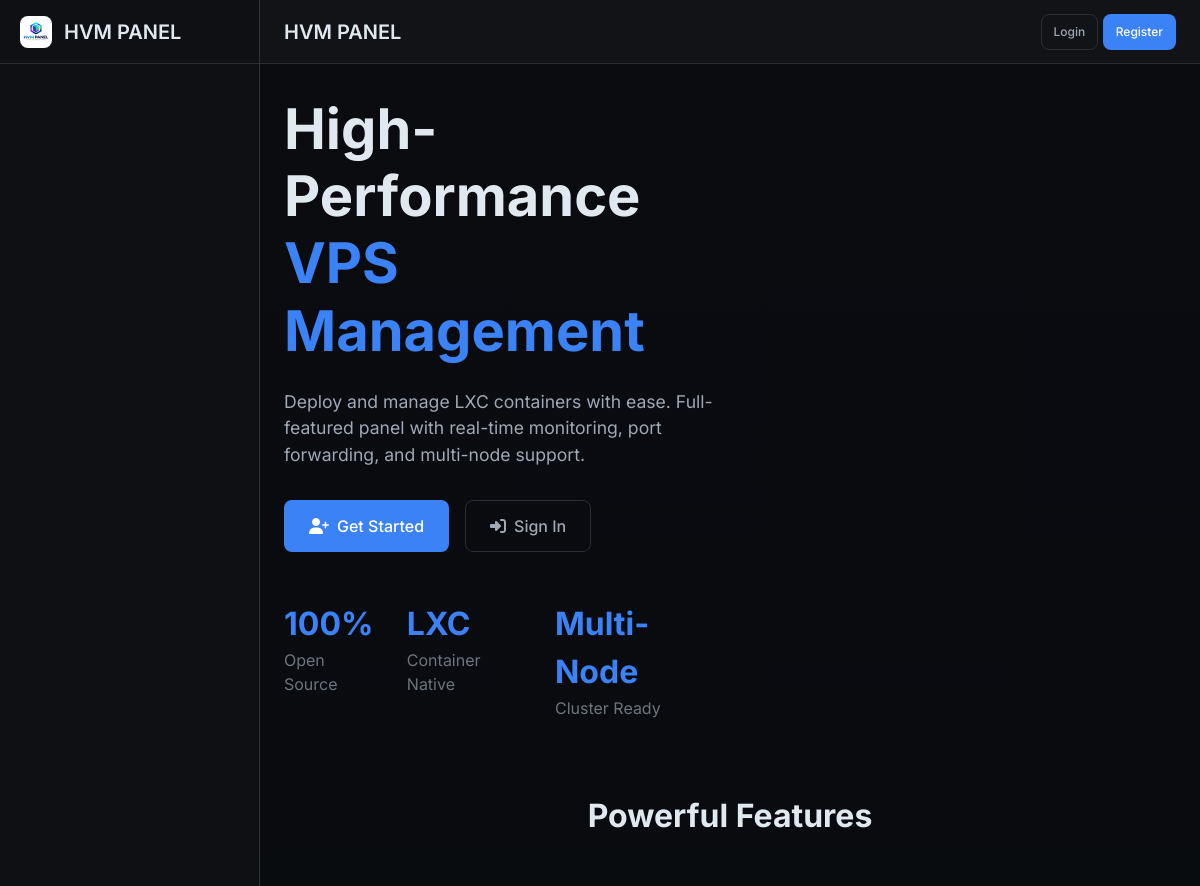
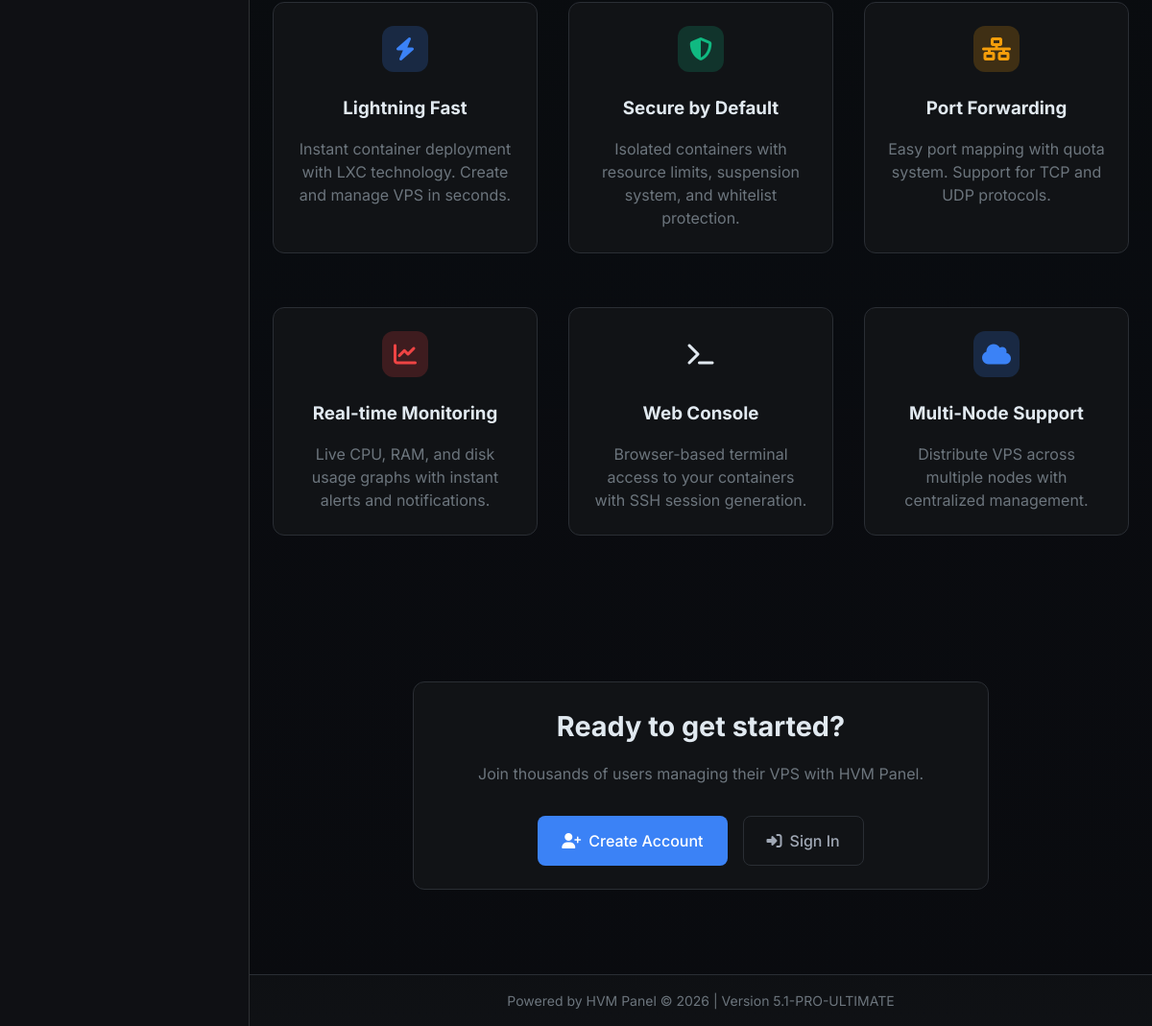
The page / on the database its author committed (2 pictures, top to bottom).
### tables this page shows
CREATE TABLE settings (
            key TEXT PRIMARY KEY,
            value TEXT NOT NULL,
            description TEXT,
            updated_at TEXT NOT NULL
        );

### hvm.py (the view)
@app.route('/')
def index():
    if current_user.is_authenticated:
        return redirect(url_for('dashboard'))
    return render_template('index.html', panel_name=get_setting('site_name', 'HVM PANEL'))

### hvm.py (called while the page is built)
@contextmanager
def get_db():
    conn = None
    try:
        conn = sqlite3.connect(DATABASE_PATH, timeout=30)
        conn.execute("PRAGMA journal_mode=WAL")
        conn.execute("PRAGMA foreign_keys=ON")
        conn.execute("PRAGMA busy_timeout=30000")
        conn.row_factory = sqlite3.Row
        yield conn
        conn.commit()
    except Exception as e:
        if conn:
            conn.rollback()
        logger.error(f"Database error: {e}")
        raise
    finally:
        if conn:
            conn.close()

def get_setting(key: str, default: Any = None):
    with get_db() as conn:
        cur = conn.cursor()
        cur.execute('SELECT value FROM settings WHERE key = ?', (key,))
        row = cur.fetchone()
        return row[0] if row else default

@app.before_request
def check_maintenance_and_license():
    if request.endpoint in ['static', 'health', 'favicon', 'serve_static']:
        return None
    if request.path.startswith('/static/'):
        return None
    if request.endpoint in ['login', 'logout', 'register']:
        return None
    if request.path.startswith('/api/'):
        return None
    maintenance_mode = get_setting('maintenance_mode', '0') == '1'
    if maintenance_mode:
        if current_user.is_authenticated and current_user.is_admin:
            return None
        return render_template('maintenance.html',
                             message=get_setting('maintenance_message', 'Site is under maintenance. Please check back later.'),
                             panel_name=get_setting('site_name', 'HVM PANEL')), 503

@app.after_request
def after_request(response):
    try:
        if not response.content_type:
            response.content_type = 'text/html; charset=utf-8'
        response.headers['X-Content-Type-Options'] = 'nosniff'
        response.headers['X-Frame-Options'] = 'SAMEORIGIN'
        response.headers['X-XSS-Protection'] = '1; mode=block'
        return response
    except Exception as e:
        logger.error(f"Error in after_request: {e}")
        return response

### templates/index.html (shortened to what this page needs)
{% extends "base.html" %}
{% block content %}
<div style="min-height: 80vh; display: flex; align-items: center;">
    <div style="max-width: 1200px; margin: 0 auto; width: 100%;">
        <div class="grid grid-2" style="align-items: center;">
            <div>
                <h1 style="font-size: clamp(2rem, 5vw, 3.5rem); line-height: 1.2; margin-bottom: 1.5rem;">
                    High-Performance
                    <span style="color: var(--accent-primary);">VPS Management</span>
                </h1>
                <p style="font-size: 1.1rem; color: var(--text-secondary); margin-bottom: 2rem; max-width: 500px;">
                    Deploy and manage LXC containers with ease. Full-featured panel with real-time monitoring, port forwarding, and multi-node support.
                </p>
                <div style="display: flex; gap: 1rem; flex-wrap: wrap;">
                    {% if current_user.is_authenticated %}
                    <a href="{{ url_for('dashboard') }}" class="btn btn-primary btn-lg">
                        <i class="fas fa-tachometer-alt"></i> Go to Dashboard
                    </a>
                    {% else %}
                    <a href="{{ url_for('register') }}" class="btn btn-primary btn-lg">
                        <i class="fas fa-user-plus"></i> Get Started
                    </a>
                    <a href="{{ url_for('login') }}" class="btn btn-outline btn-lg">
                        <i class="fas fa-sign-in-alt"></i> Sign In
                    </a>
                    {% endif %}
                </div>
                <div style="display: flex; gap: 2rem; margin-top: 3rem;">
                    <div>
                        <div style="font-size: 2rem; font-weight: 700; color: var(--accent-primary);">100%</div>
                        <div style="color: var(--text-muted);">Open Source</div>
                    </div>
                    <div>
                        <div style="font-size: 2rem; font-weight: 700; color: var(--accent-primary);">LXC</div>
                        <div style="color: var(--text-muted);">Container Native</div>
                    </div>
                    <div>
                        <div style="font-size: 2rem; font-weight: 700; color: var(--accent-primary);">Multi-Node</div>
                        <div style="color: var(--text-muted);">Cluster Ready</div>
                    </div>
                </div>
            </div>
        </div>
    </div>
</div>
<div style="padding: 4rem 0;">
    <h2 style="text-align: center; font-size: 2rem; margin-bottom: 3rem;">Powerful Features</h2>
    <div class="grid grid-3" style="gap: 2rem;">
        <div class="card" style="text-align: center;">
            <div class="stat-icon primary" style="margin: 0 auto 1.5rem;">
                <i class="fas fa-bolt"></i>
            </div>
            <h3 style="margin-bottom: 1rem;">Lightning Fast</h3>
            <p style="color: var(--text-muted);">Instant container deployment with LXC technology. Create and manage VPS in seconds.</p>
        </div>
        <div class="card" style="text-align: center;">
            <div class="stat-icon success" style="margin: 0 auto 1.5rem;">
                <i class="fas fa-shield-alt"></i>
            </div>
            <h3 style="margin-bottom: 1rem;">Secure by Default</h3>
            <p style="color: var(--text-muted);">Isolated containers with resource limits, suspension system, and whitelist protection.</p>
        </div>
        <div class="card" style="text-align: center;">
            <div class="stat-icon warning" style="margin: 0 auto 1.5rem;">
                <i class="fas fa-network-wired"></i>
            </div>
            <h3 style="margin-bottom: 1rem;">Port Forwarding</h3>
            <p style="color: var(--text-muted);">Easy port mapping with quota system. Support for TCP and UDP protocols.</p>
        </div>
        <div class="card" style="text-align: center;">
            <div class="stat-icon danger" style="margin: 0 auto 1.5rem;">
                <i class="fas fa-chart-line"></i>
            </div>
            <h3 style="margin-bottom: 1rem;">Real-time Monitoring</h3>
            <p style="color: var(--text-muted);">Live CPU, RAM, and disk usage graphs with instant alerts and notifications.</p>
        </div>
        <div class="card" style="text-align: center;">
            <div class="stat-icon info" style="margin: 0 auto 1.5rem;">
                <i class="fas fa-terminal"></i>
            </div>
            <h3 style="margin-bottom: 1rem;">Web Console</h3>
            <p style="color: var(--text-muted);">Browser-based terminal access to your containers with SSH session generation.</p>
        </div>
        <div class="card" style="text-align: center;">
            <div class="stat-icon primary" style="margin: 0 auto 1.5rem;">
                <i class="fas fa-cloud"></i>
            </div>
            <h3 style="margin-bottom: 1rem;">Multi-Node Support</h3>
            <p style="color: var(--text-muted);">Distribute VPS across multiple nodes with centralized management.</p>
        </div>
    </div>
</div>
<div style="padding: 4rem 0; text-align: center;">
    <div class="card" style="max-width: 600px; margin: 0 auto;">
        <h2 style="font-size: 1.8rem; margin-bottom: 1rem;">Ready to get started?</h2>
        <p style="color: var(--text-muted); margin-bottom: 2rem;">Join thousands of users managing their VPS with HVM Panel.</p>
        {% if current_user.is_authenticated %}
        <a href="{{ url_for('dashboard') }}" class="btn btn-primary btn-lg">
            <i class="fas fa-tachometer-alt"></i> Go to Dashboard
        </a>
        {% else %}
        <div style="display: flex; gap: 1rem; justify-content: center;">
            <a href="{{ url_for('register') }}" class="btn btn-primary btn-lg">
                <i class="fas fa-user-plus"></i> Create Account
            </a>
            <a href="{{ url_for('login') }}" class="btn btn-outline btn-lg">
                <i class="fas fa-sign-in-alt"></i> Sign In
            </a>
        </div>
        {% endif %}
    </div>
</div>
{% endblock %}

### templates/base.html (shortened to what this page needs)
<!DOCTYPE html>
<html lang="en" data-theme="dark">
<head>
    <link rel="stylesheet" href="https://cdnjs.cloudflare.com/ajax/libs/font-awesome/6.4.0/css/all.min.css">
</head>
<body>
    <div class="app-wrapper">
        <aside class="sidebar" id="sidebar">
            <div class="sidebar-header">
                <a href="{{ url_for('dashboard') if current_user.is_authenticated else url_for('index') }}" class="logo">
                    <img src="{{ get_setting('header_icon', '/static/img/logo.png') }}" alt="{{ panel_name }}">
                    <span>{{ panel_name }}</span>
                </a>
            </div>
        </aside>
        <main class="main-content" id="mainContent">
            <header class="header">
                <div class="header-left">
                    <h1 class="header-title">{% block header_title %}{{ panel_name }}{% endblock %}</h1>
                </div>
                <div class="header-right">
                    {% if current_user.is_authenticated %}
                    <div class="notifications-dropdown">
                        <button class="notifications-btn" id="notificationsBtn">
                            <i class="fas fa-bell"></i>
                            <span class="notification-badge" id="notificationBadge" style="display: none;">0</span>
                        </button>
                        <div class="notifications-panel" id="notificationsPanel">
                            <div class="notifications-header">
                                <h3>Notifications</h3>
                                <a href="{{ url_for('notifications') }}">View all</a>
                            </div>
                            <div class="notifications-list" id="notificationsList">
                                <div class="empty-state" style="padding: 2rem;">
                                    <i class="fas fa-bell-slash"></i>
                                    <p>No notifications</p>
                                </div>
                            </div>
                            <div class="notifications-footer">
                                <a href="#" id="markAllRead">Mark all as read</a>
                            </div>
                        </div>
                    </div>
                    <div class="user-menu">
                        <button class="user-btn" id="userMenuBtn">
                            <div class="user-avatar">
                                {% if current_user.profile_picture %}
                                <img src="{{ current_user.profile_picture }}" alt="{{ current_user.username }}">
                                {% else %}
                                <span>{{ current_user.username[:1].upper() }}</span>
                                {% endif %}
                            </div>
                            <div class="user-info">
                                <div class="user-name">{{ current_user.username }}</div>
                                <div class="user-role">
                                    {% if current_user.is_main_admin %}
                                    Main Admin
                                    {% elif current_user.is_admin %}
                                    Admin
                                    {% else %}
                                    User
                                    {% endif %}
                                </div>
                            </div>
                        </button>
                        <div class="user-dropdown" id="userDropdown">
                            <div class="dropdown-header">
                                <div class="user-name">{{ current_user.username }}</div>
                                <div class="user-email">{{ current_user.email }}</div>
                            </div>
                            <a href="{{ url_for('profile') }}" class="dropdown-item">
                                <i class="fas fa-user"></i>
                                <span>Profile</span>
                            </a>
                            <a href="{{ url_for('notifications') }}" class="dropdown-item">
                                <i class="fas fa-bell"></i>
                                <span>Notifications</span>
                            </a>
                            <div class="dropdown-divider"></div>
                            <a href="{{ url_for('logout') }}" class="dropdown-item">
                                <i class="fas fa-sign-out-alt"></i>
                                <span>Logout</span>
                            </a>
                        </div>
                    </div>
                    {% else %}
                    <div class="auth-buttons">
                        <a href="{{ url_for('login') }}" class="btn btn-outline btn-sm">Login</a>
                        {% if get_setting('registration_enabled', '1') == '1' %}
                        <a href="{{ url_for('register') }}" class="btn btn-primary btn-sm">Register</a>
                        {% endif %}
                    </div>
                    {% endif %}
                </div>
            </header>
            <div class="content">
                {% block content %}{% endblock %}
            </div>
            <footer class="footer">
                {{ get_setting('footer_text', 'Powered by HVM Panel') }} &copy; {{ now().year }} | Version {{ PANEL_VERSION }}
            </footer>
        </main>
    </div>
</body>
</html>

### rows shown on the page
settings: value (picture)
settings: value "HVM PANEL"
settings: value "Powered by HVM Panel"

### other values the page prints
{{ PANEL_VERSION }} "5.1-PRO-ULTIMATE"
